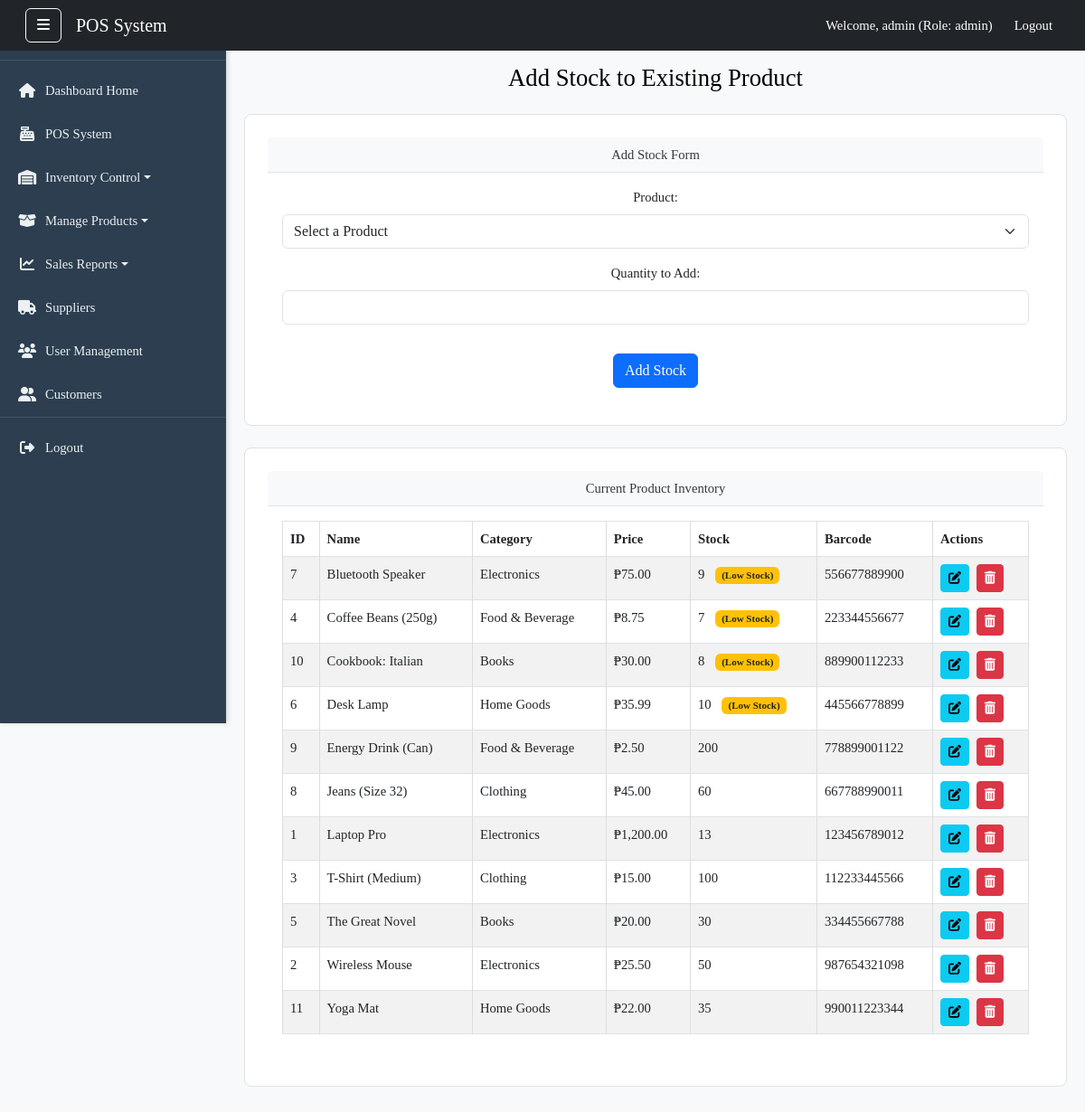
The app's page /views/reports/add_stocks.php (signed in), older data.
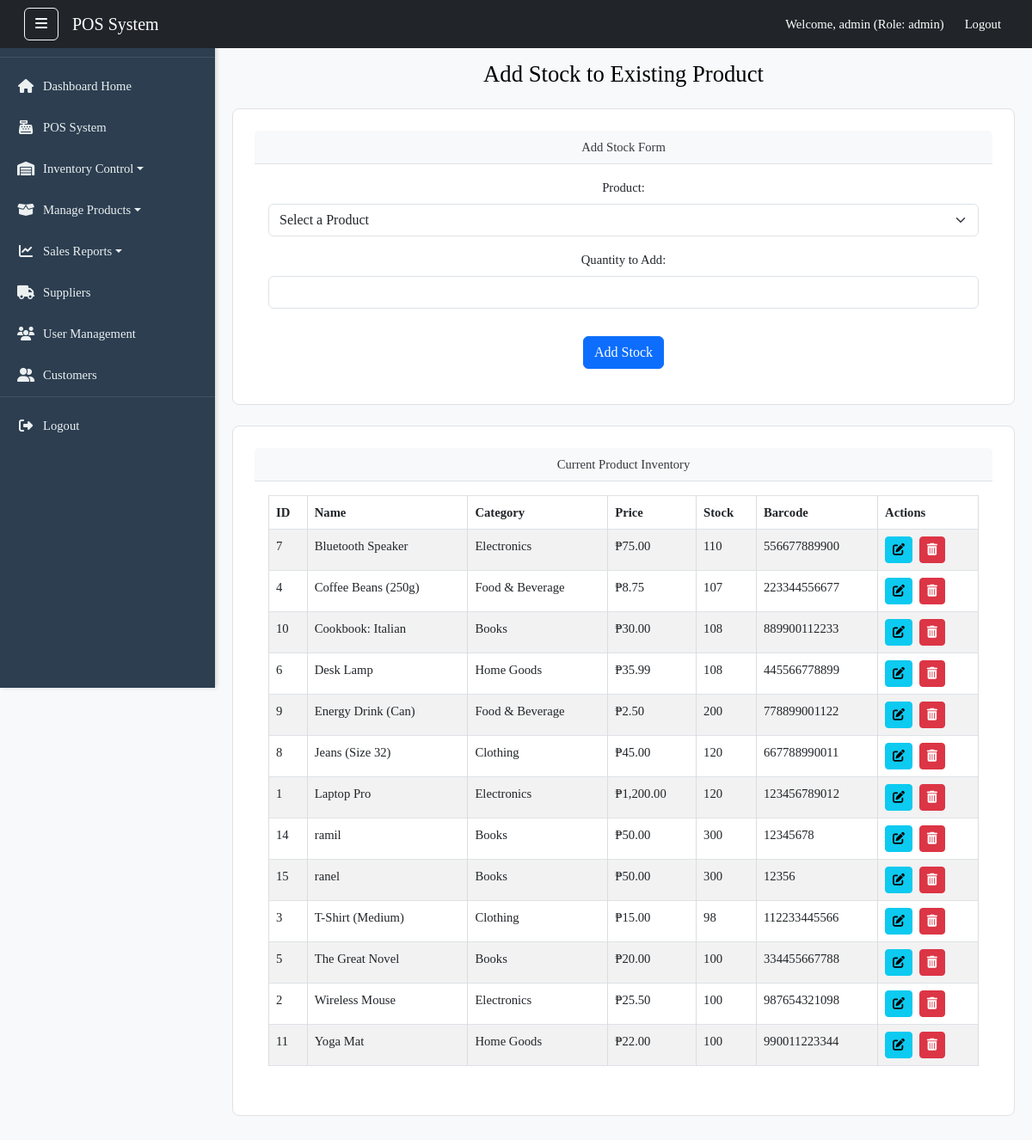
The same page, newer data.
### tables this page shows
CREATE TABLE `products` (
  `id` int(11) NOT NULL,
  `barcode` varchar(50) NOT NULL,
  `name` varchar(255) NOT NULL,
  `description` text DEFAULT NULL,
  `price` decimal(10,2) NOT NULL,
  `cost_price` decimal(10,2) DEFAULT NULL,
  `stock_quantity` int(11) NOT NULL DEFAULT 0,
  `category_id` int(11) DEFAULT NULL,
  `supplier_id` int(11) DEFAULT NULL,
  `brand` varchar(255) DEFAULT NULL,
  `is_active` tinyint(1) DEFAULT 1,
  `created_at` datetime DEFAULT current_timestamp(),
  `updated_at` datetime DEFAULT current_timestamp() ON UPDATE current_timestamp()
);

CREATE TABLE `categories` (
  `id` int(11) NOT NULL,
  `name` varchar(100) NOT NULL,
  `description` text DEFAULT NULL
);

### views/reports/add_stocks.php (the view, shortened to what this page needs)
<?php
$conn = get_db_connection();
$quantity_to_add = '';
$message = '';
$products = [];
if ($conn) {
    $sql_products = "
        SELECT
            p.id,
            p.name,
            p.stock_quantity,
            p.price,
            p.barcode,
            c.name AS category_name
        FROM
            products p
        LEFT JOIN
            categories c ON p.category_id = c.id
        ORDER BY
            p.name ASC";
    $result_products = $conn->query($sql_products);
    if ($result_products && $result_products->num_rows > 0) {
        while ($row = $result_products->fetch_assoc()) {
            $products[] = $row;
        }
    } else {
        $message .= "No products found in the database. Please add products first to manage stock.<br>";
        $message_type = 'warning';
    }
} else {
    $message .= "Database connection not established for fetching products.";
    $message_type = 'danger';
}
include '../../includes/header.php';
?>
<div class="dashboard-wrapper">
    <?php include '../../includes/sidebar.php'; ?>
    <div class="main-content" id="main-content">
        <?php $base_url_path = '/capstonefinal'; ?>
        <nav class="navbar navbar-expand-lg navbar-dark bg-dark fixed-top px-3 custom-navbar-top">
            <div class="container-fluid">
                <button id="sidebarToggleDesktop" class="btn btn-outline-light d-none d-lg-block me-3" type="button">
                    <i class="fas fa-bars"></i>
                </button>
                <a class="navbar-brand" href="#">POS System</a>
                <div class="collapse navbar-collapse" id="navbarNav">
                    <ul class="navbar-nav ms-auto">
                        <li class="nav-item d-flex align-items-center">
                            <span class="nav-link text-white me-2">Welcome, <?php echo htmlspecialchars($_SESSION["username"] ?? 'Guest'); ?> (Role: <?php echo htmlspecialchars($_SESSION["role"] ?? 'N/A'); ?>)</span>
                        </li>
                        <li class="nav-item">
                            <a class="nav-link btn btn-danger btn-sm text-white" href="<?php echo $base_url_path; ?>/index.php">Logout</a>
                        </li>
                    </ul>
                </div>
            </div>
        </nav>
        <div class="container-fluid dashboard-page-content mt-5 pt-3">
            <h2 class="mb-4">Add Stock to Existing Product</h2>
            <div class="card mb-4">
                <div class="card-header">
                    Add Stock Form
                </div>
                <div class="card-body">
                    <form method="POST" action="<?php echo htmlspecialchars($_SERVER["PHP_SELF"]); ?>">
                        <div class="form-group mb-3">
                            <label for="product_id" class="form-label">Product:</label>
                            <select id="product_id" name="product_id" class="form-select" required>
                                <option value="">Select a Product</option>
                            </select>
                        </div>
                        <div class="form-group mb-3">
                            <label for="quantity_to_add" class="form-label">Quantity to Add:</label>
                            <input type="number" id="quantity_to_add" name="quantity_to_add" class="form-control" value="<?php echo htmlspecialchars($quantity_to_add); ?>" required min="1">
                        </div>
                        <button type="submit" class="btn btn-primary mt-3">Add Stock</button>
                    </form>
                </div>
            </div>
            <div class="card mb-4">
                <div class="card-header">
                    Current Product Inventory
                </div>
                <div class="card-body">
                    <?php if (!empty($products)): ?>
                        <div class="table-responsive">
                            <table class="table table-bordered table-striped table-hover">
                                <thead>
                                    <tr>
                                        <th>ID</th>
                                        <th>Name</th>
                                        <th>Category</th>
                                        <th>Price</th>
                                        <th>Stock</th>
                                        <th>Barcode</th>
                                        <th>Actions</th>
                                    </tr>
                                </thead>
                                <tbody>
                                    <?php foreach ($products as $product): ?>
                                        <tr>
                                            <td><?php echo htmlspecialchars($product['id']); ?></td>
                                            <td><?php echo htmlspecialchars($product['name']); ?></td>
                                            <td><?php echo htmlspecialchars($product['category_name']); ?></td>
                                            <td>₱<?php echo number_format($product['price'], 2); ?></td>
                                            <td>
                                                <?php echo number_format($product['stock_quantity']); ?>
                                                <?php if ($product['stock_quantity'] <= LOW_STOCK_THRESHOLD): ?>
                                                    <span class="badge bg-warning text-dark ms-2">(Low Stock)</span>
                                                <?php endif; ?>
                                            </td>
                                            <td><?php echo htmlspecialchars($product['barcode']); ?></td>
                                            <td>
                                                <a href="#" class="btn btn-info btn-sm me-1" title="Edit"><i class="fas fa-edit"></i></a>
                                                <a href="#" class="btn btn-danger btn-sm" title="Delete"><i class="fas fa-trash-alt"></i></a>
                                            </td>
                                        </tr>
                                    <?php endforeach; ?>
                                </tbody>
                            </table>
                        </div>
                    <?php else: ?>
                        <p>No products found to display inventory.</p>
                    <?php endif; ?>
                </div>
            </div>
        </div>
    </div>
</div>
</body>
</html>

### includes/header.php (shortened to what this page needs)
<!DOCTYPE html>
<html lang="en">
<head>
    <link href="https://cdn.jsdelivr.net/npm/bootstrap@5.3.0/dist/css/bootstrap.min.css" rel="stylesheet">
    <link rel="stylesheet" href="/capstonefinal/public/css/style.css">
    <link rel="stylesheet" href="https://cdnjs.cloudflare.com/ajax/libs/font-awesome/6.0.0-beta3/css/all.min.css">
</head>
<body>

### includes/sidebar.php (shortened to what this page needs)
<?php
$base_url_path = '/capstonefinal';
?>
<div class="sidebar" id="sidebar">
    <div class="sidebar-header">
        <h3>POS System</h3>
    </div>
    <ul class="sidebar-menu">
        <li><a href="<?php echo $base_url_path; ?>/views/dashboard.php" class="sidebar-link"><i class="fas fa-home"></i> Dashboard Home</a></li>
        <li><a href="<?php echo $base_url_path; ?>/views/pos_system.php" class="sidebar-link"><i class="fas fa-cash-register"></i> POS System</a></li>
          <li class="sidebar-dropdown">
            <a href="#inventoryControlSubmenu" data-bs-toggle="collapse" aria-expanded="false" class="sidebar-link dropdown-toggle">
                <i class="fas fa-warehouse"></i> Inventory Control
            </a>
        </li>
        <li class="sidebar-dropdown">
            <a href="#manageProductsSubmenu" data-bs-toggle="collapse" aria-expanded="false" class="sidebar-link dropdown-toggle">
                <i class="fas fa-box-open"></i> Manage Products
            </a>
        </li>
        <li class="sidebar-dropdown">
            <a href="#salesReportsSubmenu" data-bs-toggle="collapse" aria-expanded="false" class="sidebar-link dropdown-toggle">
                <i class="fas fa-chart-line"></i> Sales Reports
            </a>
        </li>
        <li><a href="<?php echo $base_url_path; ?>/views/suppliers.php" class="sidebar-link"><i class="fas fa-truck"></i> Suppliers</a></li>
        <li><a href="<?php echo $base_url_path; ?>/views/user_management.php" class="sidebar-link"><i class="fas fa-users"></i> User Management</a></li>
        <li><a href="<?php echo $base_url_path; ?>/views/customers.php" class="sidebar-link"><i class="fas fa-user-friends"></i> Customers</a></li>
        <li class="menu-item-bottom"><a href="<?php echo $base_url_path; ?>/views/logout.php" class="sidebar-link"><i class="fas fa-sign-out-alt"></i> Logout</a></li>
    </ul>
</div>

### public/css/style.css (style rules this page uses)
body { font-family: 'Segoe UI', Tahoma, Geneva, Verdana, sans-serif; margin: 0; padding: 0; background-color: #f0f2f5; color: #333; overflow-x: hidden; }
.dashboard-wrapper { display: flex; min-height: 100vh; }
.sidebar { width: 250px; background-color: #2c3e50; color: #ecf0f1; padding-top: 20px; box-shadow: 2px 0 5px rgba(0, 0, 0, 0.15); transition: all 0.3s ease-in-out; flex-shrink: 0; overflow-y: auto; position: relative; }
.sidebar-header { display: flex; justify-content: space-between; align-items: center; padding: 0 20px 20px 20px; border-bottom: 1px solid rgba(255, 255, 255, 0.1); margin-bottom: 10px; }
.sidebar-header h3 { margin: 0; font-size: 1.5em; color: #fff; }
.sidebar-menu { list-style: none; padding: 0; margin: 0; }
.sidebar-menu li { margin-bottom: 2px; }
.sidebar-menu li a { display: flex; align-items: center; padding: 12px 20px; color: #ecf0f1; text-decoration: none; transition: background-color 0.2s ease; }
.sidebar-menu li a i { margin-right: 10px; font-size: 1.1em; width: 20px; text-align: center; }
.sidebar-menu .menu-item-bottom { margin-top: auto; border-top: 1px solid rgba(255, 255, 255, 0.1); padding-top: 10px; }
.main-content { flex-grow: 1; background-color: #f8f9fa; transition: margin-left 0.3s ease-in-out; padding-top: 70px; padding-left: 20px; padding-right: 20px; }
.custom-navbar-top { z-index: 1030; padding-top: 0.5rem; padding-bottom: 0.5rem; }
.dashboard-page-content { padding-top: 0 !important; margin-top: 0 !important; padding-bottom: 20px; padding-left: 0; padding-right: 0; }
.dashboard-page-content h2 { margin-top: 0; margin-bottom: 1.5rem; }
.card { background-color: #fff; padding: 25px; border-radius: 8px; box-shadow: 0 4px 10px rgba(0, 0, 0, 0.08); text-align: center; transition: transform 0.2s ease-in-out; }
@media (min-width: 769px) { .main-content { padding-left: calc(250px + 20px); } }
@media (min-width: 769px) { .sidebar { position: fixed; left: 0; height: 100vh; } }
@media (min-width: 769px) { #sidebarToggleDesktop { display: block !important; } }
body { font-family: 'Times New Roman', serif; font-size: 11pt; color: #000; }
h2 { text-align: center; margin-bottom: 20px; font-size: 20pt; }
table { width: 100%; border-collapse: collapse; margin-bottom: 20px; }
th, td { border: 1px solid #ddd; padding: 8px; text-align: left; }
thead { background-color: #f2f2f2; }
.card { border: 1px solid #dee2e6; margin-bottom: 15px; box-shadow: none !important; page-break-inside: avoid; }
.card-header { background-color: #f8f9fa; border-bottom: 1px solid #dee2e6; color: #343a40; }
table { page-break-after: auto; }
tr { page-break-inside: avoid; page-break-after: auto; }
thead { display: table-header-group; }

Row changes from the older to the newer data that the page shows:
changed products "Bluetooth Speaker": stock_quantity "9" → "110"; no longer shows "(Low Stock)"
changed products "Coffee Beans (250g)": stock_quantity "7" → "107"; no longer shows "(Low Stock)"
changed products "Cookbook: Italian": stock_quantity "8" → "108"; no longer shows "(Low Stock)"
changed products "Desk Lamp": stock_quantity "10" → "108"; no longer shows "(Low Stock)"
changed products "Jeans (Size 32)": stock_quantity "60" → "120"
changed products "Laptop Pro": stock_quantity "13" → "120"
added products: id "14", name "ramil", category.name "Books", price "50.00", stock_quantity "300", barcode "12345678"
added products: id "15", name "ranel", category.name "Books", price "50.00", stock_quantity "300", barcode "12356"
changed products "T-Shirt (Medium)": stock_quantity "100" → "98"
changed products "The Great Novel": stock_quantity "30" → "100"
changed products "Wireless Mouse": stock_quantity "50" → "100"
changed products "Yoga Mat": stock_quantity "35" → "100"
